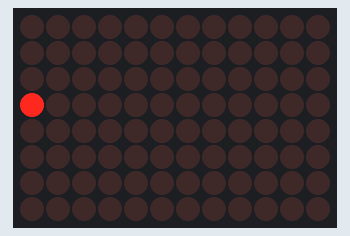
Recording of a sketch running on a simulated Arduino Uno R4 WiFi. Shown: 12×8 LED matrix. What the sketch prints to the serial monitor is not drawn.

Above: at 0.08 s.
At 1.05 s:
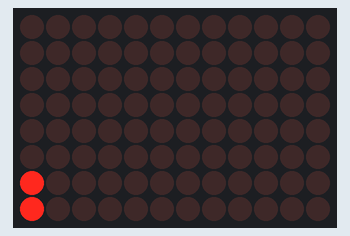
At 1.59 s:
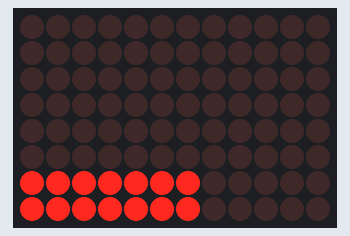
At 1.99 s:
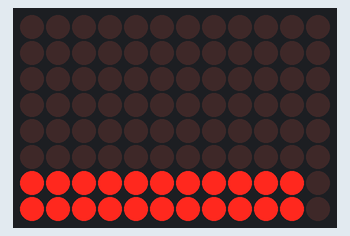
At 2.58 s:
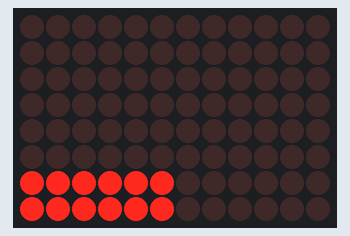
At 3.1 s:
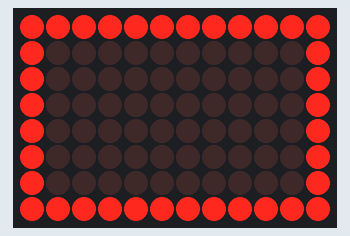

Measured:
- by itself, everything shown: repeats every 3.5 s, in 18 steps
- what the display in image 5 shows lasts 0.5 s, from 3.0 s to 3.5 s

The sketch:

06_loop_animation.ino
```cpp
#include <Arduino_LED_Matrix.h>

ArduinoLEDMatrix matrix;
uint8_t frame[8][12];

void clearFrame() {
  for (int r = 0; r < 8; ++r) {
    for (int c = 0; c < 12; ++c) {
      frame[r][c] = 0;
    }
  }
}

void setPixel(int r, int c) {
  if (r >= 0 && r < 8 && c >= 0 && c < 12) {
    frame[r][c] = 1;
  }
}

void render() {
  matrix.renderBitmap(frame, 8, 12);
}

void scanDot() {
  for (int c = 0; c < 12; ++c) {
    clearFrame();
    setPixel(3, c);
    render();
    delay(80);
  }
}

void showBar(int level) {
  clearFrame();

  for (int c = 0; c < level; ++c) {
    setPixel(6, c);
    setPixel(7, c);
  }

  render();
}

void growBar() {
  for (int level = 1; level <= 12; ++level) {
    showBar(level);
    delay(90);
  }

  for (int level = 11; level >= 1; --level) {
    showBar(level);
    delay(90);
  }
}

void drawBorder() {
  clearFrame();

  for (int c = 0; c < 12; ++c) {
    setPixel(0, c);
    setPixel(7, c);
  }

  for (int r = 0; r < 8; ++r) {
    setPixel(r, 0);
    setPixel(r, 11);
  }

  render();
}

void setup() {
  Serial.begin(115200);
  matrix.begin();
  Serial.println("06_loop_animation: for/while/nested loop demo");
}

void loop() {
  scanDot();
  growBar();
  drawBorder();
  delay(500);
}
```
